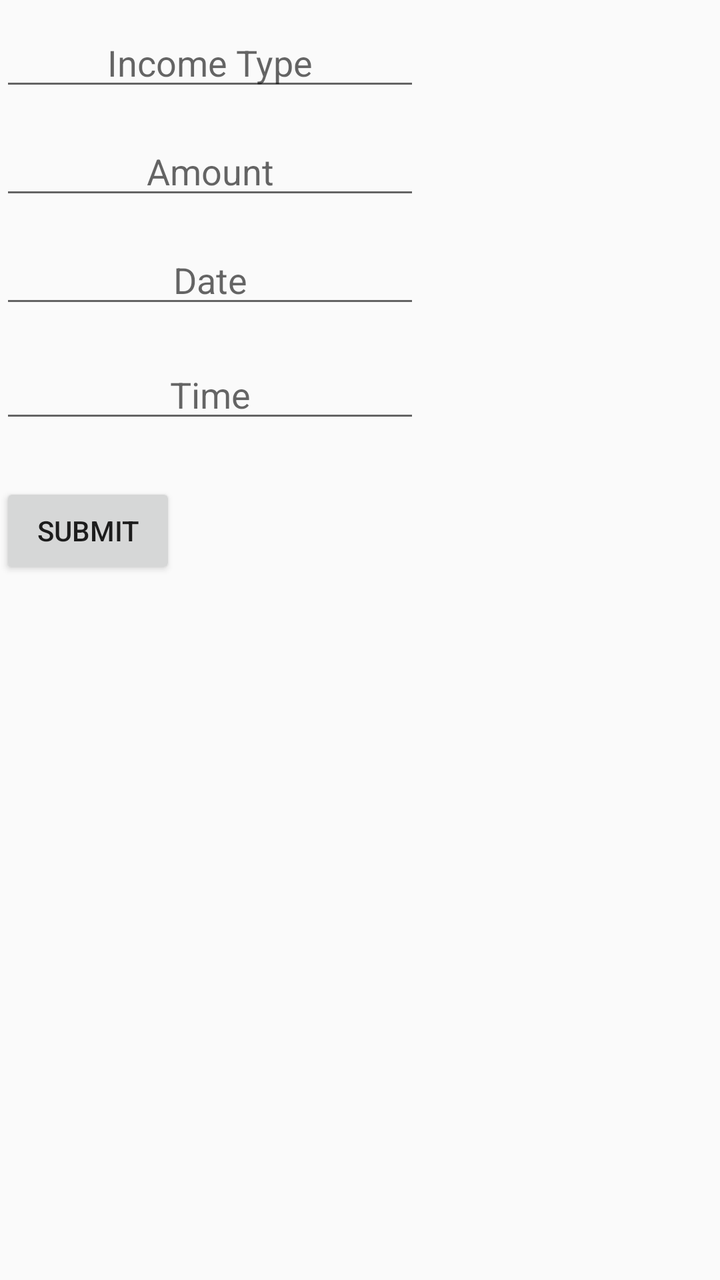
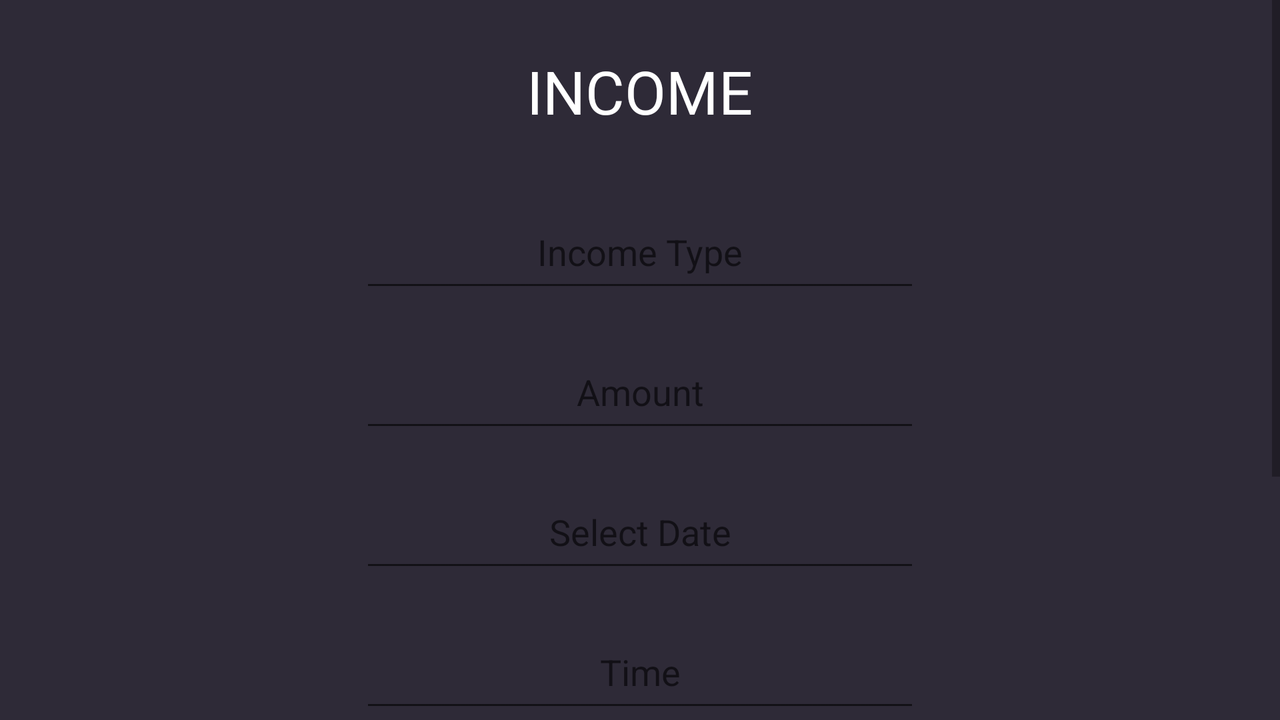

The same Android screen from two of the app's own layout files: first res/layout/ as a phone draws it, then the author's variant for another configuration, drawn on a device whose configuration selects that folder. Both files follow.
<!-- AndroidManifest.xml: application theme AppTheme -->
<!-- res/layout/fragment_income.xml -->
<?xml version="1.0" encoding="utf-8"?>
<LinearLayout xmlns:android="http://schemas.android.com/apk/res/android"
    xmlns:app="http://schemas.android.com/apk/res-auto"
    xmlns:tools="http://schemas.android.com/tools"
    android:layout_width="match_parent"
    android:layout_height="match_parent"
    tools:layout_editor_absoluteY="81dp"
    android:orientation="vertical"
    android:layout_gravity="center">

    <TextView
        android:id="@+id/tvIncomeTitle"
        android:layout_width="0dp"
        android:layout_height="0dp"
        android:layout_marginBottom="9dp"
        android:layout_marginEnd="51dp"
        android:layout_marginStart="51dp"
        android:gravity="center"
        android:text="INCOME"
        android:textSize="30sp"
        android:textStyle="bold"
        app:layout_constraintBottom_toTopOf="@+id/etIncomeType"
        app:layout_constraintEnd_toEndOf="parent"
        app:layout_constraintStart_toStartOf="parent"
        app:layout_constraintTop_toTopOf="parent" />

    <EditText
        android:id="@+id/etIncomeType"
        android:layout_width="wrap_content"
        android:layout_height="wrap_content"
        android:layout_marginBottom="13dp"
        android:layout_marginEnd="33dp"
        android:ems="10"
        android:gravity="center"
        android:hint="Income Type"
        android:inputType="textPersonName"
        app:layout_constraintBottom_toTopOf="@+id/etIncomeAmount"
        app:layout_constraintEnd_toEndOf="@+id/tvIncomeTitle"
        app:layout_constraintTop_toBottomOf="@+id/tvIncomeTitle" />

    <EditText
        android:id="@+id/etIncomeAmount"
        android:layout_width="wrap_content"
        android:layout_height="wrap_content"
        android:layout_marginBottom="13dp"
        android:ems="10"
        android:gravity="center"
        android:hint="Amount"
        android:inputType="number"
        app:layout_constraintBottom_toTopOf="@+id/etIncomeDate"
        app:layout_constraintStart_toStartOf="@+id/etIncomeType"
        app:layout_constraintTop_toBottomOf="@+id/etIncomeType" />

    <EditText
        android:id="@+id/etIncomeDate"
        android:layout_width="wrap_content"
        android:layout_height="wrap_content"
        android:layout_marginBottom="16dp"
        android:ems="10"
        android:gravity="center"
        android:hint="Date"
        android:inputType="date"
        app:layout_constraintBottom_toTopOf="@+id/etIncomeTime"
        app:layout_constraintStart_toStartOf="@+id/etIncomeAmount"
        app:layout_constraintTop_toBottomOf="@+id/etIncomeAmount" />

    <EditText
        android:id="@+id/etIncomeTime"
        android:layout_width="wrap_content"
        android:layout_height="wrap_content"
        android:layout_marginBottom="25dp"
        android:ems="10"
        android:gravity="center"
        android:hint="Time"
        android:inputType="time"
        app:layout_constraintBottom_toTopOf="@+id/btnIncomeSubmit"
        app:layout_constraintStart_toStartOf="@+id/etIncomeDate"
        app:layout_constraintTop_toBottomOf="@+id/etIncomeDate" />

    <Button
        android:id="@+id/btnIncomeSubmit"
        android:layout_width="wrap_content"
        android:layout_height="wrap_content"
        android:layout_marginBottom="140dp"
        android:text="Submit"
        app:layout_constraintBottom_toBottomOf="parent"
        app:layout_constraintEnd_toEndOf="parent"
        app:layout_constraintStart_toStartOf="parent"
        app:layout_constraintTop_toBottomOf="@+id/etIncomeTime" />


</LinearLayout>
<!-- resources referenced by this layout -->
<resources>
  <style name="AppTheme" parent="Theme.AppCompat.Light.DarkActionBar">
          
          <item name="colorPrimary">@color/colorPrimary</item>
          <item name="colorPrimaryDark">@color/colorPrimaryDark</item>
          <item name="colorAccent">@color/colorAccent</item>
      </style>
  <color name="colorPrimary">#3F51B5</color>
  <color name="colorPrimaryDark">#303F9F</color>
  <color name="colorAccent">#FF4081</color>
</resources>
<!-- res/layout-land/fragment_income.xml (the author's variant of the layout above) -->
<!-- drawn on the phone turned sideways -->
<?xml version="1.0" encoding="utf-8"?>
<ScrollView xmlns:android="http://schemas.android.com/apk/res/android"
    xmlns:app="http://schemas.android.com/apk/res-auto"
    xmlns:tools="http://schemas.android.com/tools"
    android:layout_width="match_parent"
    android:layout_height="match_parent"
    android:layout_gravity="center"
    android:orientation="vertical"
    tools:layout_editor_absoluteY="81dp"
    android:background="@color/fragmentBackground">
    <LinearLayout
        android:layout_width="match_parent"
        android:layout_height="match_parent"
        android:orientation="vertical"
        >

        <TextView
            android:id="@+id/tvIncomeTitle"
            android:layout_width="489dp"
            android:layout_height="61dp"
            android:layout_gravity="center"
            android:layout_margin="15dp"
            android:gravity="center"
            android:padding="5dp"
            android:text="INCOME"
            android:textSize="30sp"
            tools:layout_editor_absoluteX="51dp"
            tools:layout_editor_absoluteY="14dp"
            android:textColor="@color/colorTexts"/>
        <EditText
            android:id="@+id/etIncomeType"
            android:layout_width="280dp"
            android:layout_height="50dp"
            android:layout_gravity="center"
            android:layout_margin="10dp"
            android:ems="10"
            android:gravity="center"
            android:hint="Income Type"
            android:inputType="textPersonName"
            android:padding="5dp"
            tools:layout_editor_absoluteX="169dp"
            tools:layout_editor_absoluteY="55dp" />




        <EditText
            android:id="@+id/etIncomeAmount"
            android:layout_width="280dp"
            android:layout_height="50dp"
            android:layout_gravity="center"
            android:layout_margin="10dp"
            android:ems="10"
            android:gravity="center"
            android:hint="Amount"
            android:inputType="number"
            android:padding="5dp"
            tools:layout_editor_absoluteX="169dp"
            tools:layout_editor_absoluteY="101dp" />

        <EditText
            android:id="@+id/etIncomeDate"
            android:layout_width="280dp"
            android:layout_height="50dp"
            android:layout_gravity="center"
            android:layout_margin="10dp"
            android:ems="10"
            android:gravity="center"
            android:hint="Select Date"
            android:inputType="date"
            android:padding="5dp"
            android:textSize="18sp"
            tools:layout_editor_absoluteX="169dp"
            tools:layout_editor_absoluteY="161dp" />


        <EditText
            android:id="@+id/etIncomeTime"
            android:layout_width="280dp"
            android:layout_height="50dp"
            android:layout_gravity="center"
            android:layout_margin="10dp"
            android:ems="10"
            android:gravity="center"
            android:hint="Time"
            android:inputType="time"
            android:padding="5dp"
            tools:layout_editor_absoluteX="189dp"
            tools:layout_editor_absoluteY="201dp" />

        <Button
            android:id="@+id/btnIncomeSubmit"
            android:layout_width="100dp"
            android:layout_height="wrap_content"
            android:layout_gravity="center"
            android:layout_margin="10dp"
            android:padding="5dp"
            android:text="Submit"
            tools:layout_editor_absoluteX="237dp"
            tools:layout_editor_absoluteY="257dp"
            android:background="@color/colorText"
            android:textColor="@color/colorTexts"/>


        <LinearLayout
            android:layout_width="match_parent"
            android:layout_height="wrap_content"
            android:layout_marginBottom="20dp">

            <Button
                android:id="@+id/btnIncomeViewAll"
                android:layout_width="0dp"
                android:layout_height="60dp"
                android:layout_weight="1"
                android:layout_gravity="center"
                android:padding="5dp"
                android:text="Get All Income "
                android:textColor="@color/colorTexts"
                android:background="@color/colorText"
                android:layout_marginTop="25dp"
                android:layout_marginLeft="10dp"
                android:layout_marginRight="20dp"/>

            <Button
                android:id="@+id/btnIncomeUpdate"
                android:layout_width="0dp"
                android:layout_height="60dp"
                android:layout_weight="1"
                android:layout_gravity="center"
                android:padding="5dp"
                android:text="update any income "
                android:textColor="@color/colorTexts"
                android:background="@color/colorText"
                android:layout_marginTop="25dp"
                android:layout_marginRight="20dp"/>

            <Button
                android:id="@+id/btnIncomeDelete"
                android:layout_width="0dp"
                android:layout_height="60dp"
                android:layout_weight="1"
                android:layout_gravity="center"
                android:padding="5dp"
                android:text="Delete any Income"
                android:textColor="@color/colorTexts"
                android:background="@color/colorText"
                android:layout_marginTop="25dp"
                android:layout_marginRight="20dp" />

        </LinearLayout>



    </LinearLayout>


</ScrollView>
<!-- resources referenced by the variant -->
<!-- as the phone turned sideways resolves them -->
<resources>
  <color name="colorText">#302b63</color>
  <color name="colorTexts">#ffffff</color>
  <color name="fragmentBackground">#2e2a37</color>
  <style name="AppTheme" parent="Theme.AppCompat.Light.DarkActionBar">
          
          <item name="colorPrimary">@color/colorPrimary</item>
          <item name="colorPrimaryDark">@color/colorPrimaryDark</item>
          <item name="colorAccent">@color/colorAccent</item>
      </style>
  <color name="colorPrimary">#3F51B5</color>
  <color name="colorPrimaryDark">#303F9F</color>
  <color name="colorAccent">#FF4081</color>
</resources>
